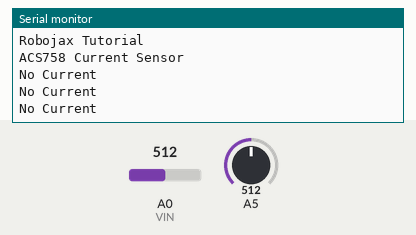
Recording of a sketch running on a simulated Arduino Uno, built with avr-gcc and run on an emulated ATmega328P. Shown: the last lines printed to the serial monitor. Inputs (shaded band) come from the test bench; at power-on: A0 (VIN) = 512, A5 = 512.

Above: at 1.3 s.
1.4 s: A0 (VIN) set to 531
At 1.9 s:
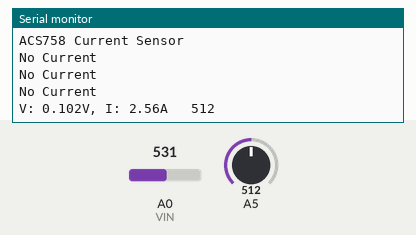
3.5 s: A0 (VIN) set to 716
At 3.9 s:
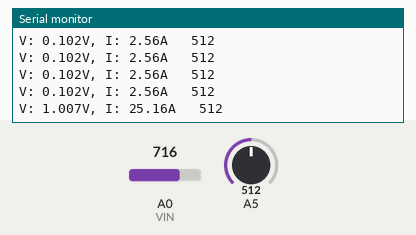

The sketch:

sensor_de_corrente_acs758.ino
```cpp
/*
 *
 * Arduino Sketch for Allegro ACS758 Current Sensor (Advanced)
 * this sensor can measure current at range of up to 200A
 * It operates with 3.3 or 5V
 * Please watch video instruction and explanation for this code.
 *
 * Written by Ahmad Shamshiri on Saturday May 27,2018 at 13:19 at Ajax, Ontario, Canada
 * for Robojax.com
 * View the video instruction at
 * This code has been downloaded from Robojax.com
 */
#define VIN A0 // define the Arduino pin A0 as voltage input (V in)
const float VCC   = 5.0;// supply voltage 5V or 3.3V. If using PCB, set to 5V only.
const int model = 0;   // enter the model (see below)

float cutOffLimit = 1.00;// reading cutt off current. 1.00 is 1 Amper

/*
          "ACS758LCB-050B",// for model use 0
          "ACS758LCB-050U",// for model use 1
          "ACS758LCB-100B",// for model use 2
          "ACS758LCB-100U",// for model use 3
          "ACS758KCB-150B",// for model use 4
          "ACS758KCB-150U",// for model use 5
          "ACS758ECB-200B",// for model use 6
          "ACS758ECB-200U"// for model use  7
sensitivity array is holding the sensitivy of the  ACS758
current sensors. Do not change.
*/
float sensitivity[] ={
          40.0,// for ACS758LCB-050B
          60.0,// for ACS758LCB-050U
          20.0,// for ACS758LCB-100B
          40.0,// for ACS758LCB-100U
          13.3,// for ACS758KCB-150B
          16.7,// for ACS758KCB-150U
          10.0,// for ACS758ECB-200B
          20.0,// for ACS758ECB-200U
         };

/*
 *   quiescent Output voltage is factor for VCC that appears at output
 *   when the current is zero.
 *   for Bidirectional sensor it is 0.5 x VCC
 *   for Unidirectional sensor it is 0.12 x VCC
 *   for model ACS758LCB-050B, the B at the end represents Bidirectional (polarity doesn't matter)
 *   for model ACS758LCB-100U, the U at the end represents Unidirectional (polarity must match)
 *    Do not change.
 */
float quiescent_Output_voltage [] ={
          0.5,// for ACS758LCB-050B
          0.12,// for ACS758LCB-050U
          0.5,// for ACS758LCB-100B
          0.12,// for ACS758LCB-100U
          0.5,// for ACS758KCB-150B
          0.12,// for ACS758KCB-150U
          0.5,// for ACS758ECB-200B
          0.12,// for ACS758ECB-200U
          };
const float FACTOR = sensitivity[model]/1000;// set sensitivity for selected model
const float QOV =   quiescent_Output_voltage [model] * VCC;// set quiescent Output voltage for selected model
float voltage;// internal variable for voltage
float cutOff = FACTOR/cutOffLimit;// convert current cut off to mV

void setup() {
    //Robojax.com ACS758 Current Sensor
    Serial.begin(9600);// initialize serial monitor
    Serial.println("Robojax Tutorial");
    Serial.println("ACS758 Current Sensor");
}

void loop() {
  //Robojax.com ACS758 Current Sensor
  float voltage_raw =   (5.0 / 1023.0)* analogRead(VIN);// Read the voltage from sensor
  voltage =  voltage_raw - QOV + 0.007 ;// 0.007 is a value to make voltage zero when there is no current
  float current = voltage / FACTOR;
  if(abs(voltage) > cutOff ){
    Serial.print("V: ");
    Serial.print(voltage,3);// print voltage with 3 decimal places
    Serial.print("V, I: ");
    Serial.print(current,2); // print the current with 2 decimal places
    Serial.print("A   ");
    Serial.println(analogRead(A5));
  }else{
    Serial.println("No Current");
  }
  delay(500);
}
```

Measured:
- the behaviour switches between 518 and 519 on A0 (VIN) (found by bisection; images 0 and 1)
- after the input at 1.4 s, the serial monitor: prints a new line after 0.10 s (image 1)
- after the input at 3.5 s, the serial monitor: prints a new line at once (image 2)
